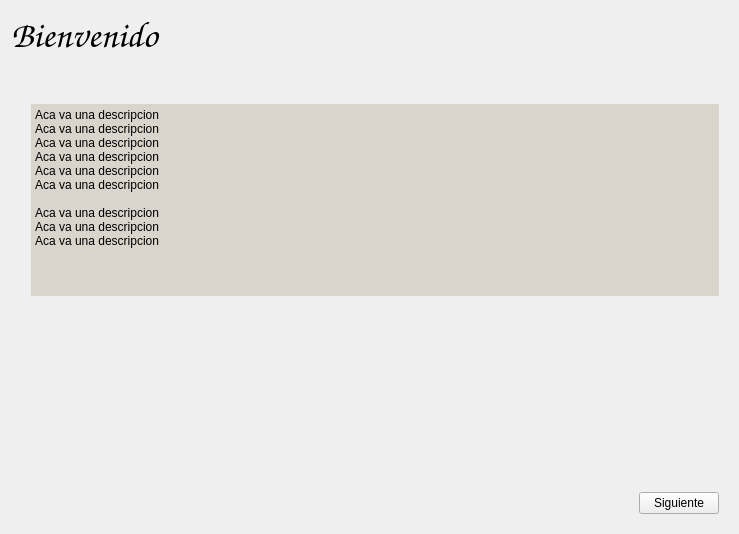
<?xml version="1.0" encoding="UTF-8"?>
<ui version="4.0">
 <class>panelBienvenido</class>
 <widget class="QWidget" name="panelBienvenido">
  <property name="geometry">
   <rect>
    <x>0</x>
    <y>0</y>
    <width>739</width>
    <height>534</height>
   </rect>
  </property>
  <property name="windowTitle">
   <string>Form</string>
  </property>
  <layout class="QVBoxLayout" name="verticalLayout">
   <item>
    <widget class="QLabel" name="labelBienvenido">
     <property name="font">
      <font>
       <family>Comic Sans MS</family>
       <pointsize>28</pointsize>
      </font>
     </property>
     <property name="text">
      <string>Bienvenido</string>
     </property>
    </widget>
   </item>
   <item>
    <spacer name="verticalSpacer1">
     <property name="orientation">
      <enum>Qt::Vertical</enum>
     </property>
     <property name="sizeType">
      <enum>QSizePolicy::Fixed</enum>
     </property>
     <property name="sizeHint" stdset="0">
      <size>
       <width>20</width>
       <height>30</height>
      </size>
     </property>
    </spacer>
   </item>
   <item>
    <widget class="QWidget" name="widgetDescripcion" native="true">
     <property name="sizePolicy">
      <sizepolicy hsizetype="Preferred" vsizetype="MinimumExpanding">
       <horstretch>0</horstretch>
       <verstretch>0</verstretch>
      </sizepolicy>
     </property>
     <layout class="QHBoxLayout" name="horizontalLayout_2">
      <property name="leftMargin">
       <number>0</number>
      </property>
      <item>
       <spacer name="horizontalSpacer1">
        <property name="orientation">
         <enum>Qt::Horizontal</enum>
        </property>
        <property name="sizeType">
         <enum>QSizePolicy::Preferred</enum>
        </property>
        <property name="sizeHint" stdset="0">
         <size>
          <width>20</width>
          <height>20</height>
         </size>
        </property>
       </spacer>
      </item>
      <item>
       <widget class="QPlainTextEdit" name="plainTextEditDescripcion">
        <property name="palette">
         <palette>
          <active>
           <colorrole role="Base">
            <brush brushstyle="SolidPattern">
             <color alpha="255">
              <red>217</red>
              <green>212</green>
              <blue>204</blue>
             </color>
            </brush>
           </colorrole>
          </active>
          <inactive>
           <colorrole role="Base">
            <brush brushstyle="SolidPattern">
             <color alpha="255">
              <red>217</red>
              <green>212</green>
              <blue>204</blue>
             </color>
            </brush>
           </colorrole>
          </inactive>
          <disabled>
           <colorrole role="Base">
            <brush brushstyle="SolidPattern">
             <color alpha="255">
              <red>255</red>
              <green>255</green>
              <blue>255</blue>
             </color>
            </brush>
           </colorrole>
          </disabled>
         </palette>
        </property>
        <property name="frameShape">
         <enum>QFrame::NoFrame</enum>
        </property>
        <property name="readOnly">
         <bool>true</bool>
        </property>
        <property name="plainText">
         <string>Aca va una descripcion
Aca va una descripcion
Aca va una descripcion
Aca va una descripcion
Aca va una descripcion
Aca va una descripcion

Aca va una descripcion
Aca va una descripcion
Aca va una descripcion</string>
        </property>
       </widget>
      </item>
     </layout>
    </widget>
   </item>
   <item>
    <spacer name="verticalSpacer2">
     <property name="orientation">
      <enum>Qt::Vertical</enum>
     </property>
     <property name="sizeType">
      <enum>QSizePolicy::MinimumExpanding</enum>
     </property>
     <property name="sizeHint" stdset="0">
      <size>
       <width>20</width>
       <height>40</height>
      </size>
     </property>
    </spacer>
   </item>
   <item>
    <widget class="QWidget" name="widgetSiguiente" native="true">
     <layout class="QHBoxLayout" name="horizontalLayout">
      <item>
       <spacer name="horizontalSpacer2">
        <property name="orientation">
         <enum>Qt::Horizontal</enum>
        </property>
        <property name="sizeHint" stdset="0">
         <size>
          <width>40</width>
          <height>20</height>
         </size>
        </property>
       </spacer>
      </item>
      <item>
       <widget class="QPushButton" name="botonSiguiente">
        <property name="text">
         <string>Siguiente</string>
        </property>
       </widget>
      </item>
     </layout>
    </widget>
   </item>
  </layout>
 </widget>
 <resources/>
 <connections/>
</ui>
